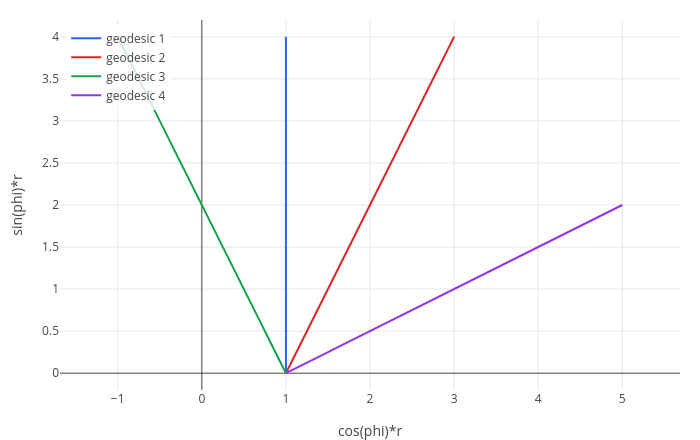

Notebook cell for this chart:
### Markdown cell above
The equations look complicated, but they describe straight lines. `geodesic(g, start, velocity, length, map)` solves
them numerically and draws the result through `map`, which turns coordinates into points to plot. Several rows of
velocities give several geodesics from the same start. Starting at $r = 1$, $\phi = 0$:

### Code cell
geodesic(p, [1 0], [0 1; 0.5 1; -0.5 1; 1 0.5], 4, [r*cos(phi) r*sin(phi)])

### Figure 1 — Plotly figure (JSON) as saved in the notebook; plotly's stock layout.template omitted (floating-point values rounded to 4 significant figures; data arrays with more than 128 entries replaced by an {"elided": "..."} marker saying what was removed)
{"data": [{"line": {"color": "#2563eb", "width": 2}, "mode": "lines", "name": "geodesic 1", "type": "scatter", "x": {"elided": "1253 float values"}, "y": {"elided": "1253 float values"}}, {"line": {"color": "#dc2626", "width": 2}, "mode": "lines", "name": "geodesic 2", "type": "scatter", "x": {"elided": "1253 float values"}, "y": {"elided": "1253 float values"}}, {"line": {"color": "#16a34a", "width": 2}, "mode": "lines", "name": "geodesic 3", "type": "scatter", "x": {"elided": "1253 float values"}, "y": {"elided": "1253 float values"}}, {"line": {"color": "#9333ea", "width": 2}, "mode": "lines", "name": "geodesic 4", "type": "scatter", "x": {"elided": "1253 float values"}, "y": {"elided": "1253 float values"}}], "layout": {"height": 440, "legend": {"bgcolor": "rgba(255,255,255,0.8)", "x": 0.01, "y": 0.99}, "margin": {"b": 50, "l": 60, "r": 20, "t": 20}, "showlegend": true, "title": {"text": ""}, "width": 700, "xaxis": {"title": {"text": "cos(phi)*r"}, "zeroline": true}, "yaxis": {"range": [-0.2, 4.2], "scaleanchor": "x", "scaleratio": 1, "title": {"text": "sin(phi)*r"}, "zeroline": true}}}
